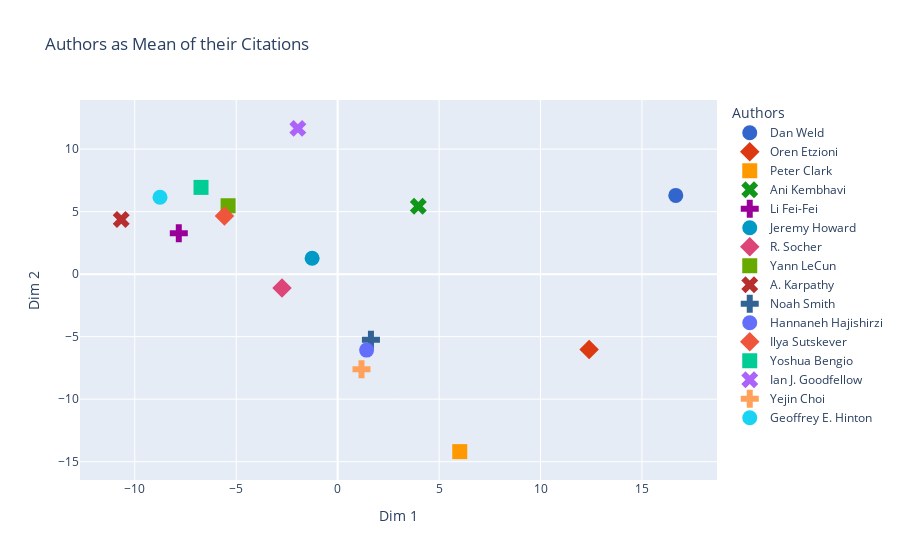

This figure's notebook cell:
### Markdown cell above
In the top left we have Turing award winners like Yann LeCun, Yoshua Bengio and Geoffrey Hinton.

In the middle we have Yejin, Hannaneh and Noah. Three leaders and significant contributors to AI2, we're not to surprised to see them cited similar work.

Interestingly in the top right we have Dan Weld and Ani Kembhavi. This appears to be due to some focus on intelligent agents. Dan will have to tell us more about his work here. Ani's is pretty clear with respect to THOR and the work he's been a part of on PRIOR.

In the bottom right we see Oren and Peter. Hey, they'r eboth CEOs, maybe that explains that. Kidding, their hard work and focus on Aristo and related domains like information extraction explains that.

All in all no huge surprises, but fun to visualize never the less.

## Author Clustering via Centroids

Next we'll graph authors by the mean embeddings of their citations. This acts to reduce the numbers the points we're visualization so that it's easier to examine the space occupied by a single author.

### Code cell
mean_reduced_embs = []
authors = list(author_paper_idx.keys())
for aname in authors:
    x=reduced_df[reduced_df["Cited By"]==aname]["Dim 1"].mean()
    y=reduced_df[reduced_df["Cited By"]==aname]["Dim 2"].mean()
    mean_reduced_embs.append((x,y))
    
fig=px.scatter(x=[c[0] for c in mean_reduced_embs], y=[c[1] for c in mean_reduced_embs], 
               labels= {"x": "Dim 1", "y": "Dim 2", "color": "Authors", "symbol": "Authors"},
               color=authors, symbol=authors, title="Authors as Mean of their Citations",
              color_discrete_sequence= px.colors.qualitative.G10+px.colors.qualitative.Plotly)
fig.update_traces(marker={'size': 15})
fig.show()

### Figure 1 — Plotly figure (JSON) as saved in the notebook; plotly's stock layout.template omitted (floating-point values rounded to 4 significant figures)
{"data": [{"hovertemplate": "Authors=Dan Weld<br>Dim 1=%{x}<br>Dim 2=%{y}<extra></extra>", "legendgroup": "Dan Weld", "marker": {"color": "#3366CC", "size": 15, "symbol": "circle"}, "mode": "markers", "name": "Dan Weld", "orientation": "v", "showlegend": true, "type": "scatter", "x": [16.67], "xaxis": "x", "y": [6.298], "yaxis": "y"}, {"hovertemplate": "Authors=Oren Etzioni<br>Dim 1=%{x}<br>Dim 2=%{y}<extra></extra>", "legendgroup": "Oren Etzioni", "marker": {"color": "#DC3912", "size": 15, "symbol": "diamond"}, "mode": "markers", "name": "Oren Etzioni", "orientation": "v", "showlegend": true, "type": "scatter", "x": [12.39], "xaxis": "x", "y": [-6.028], "yaxis": "y"}, {"hovertemplate": "Authors=Peter Clark<br>Dim 1=%{x}<br>Dim 2=%{y}<extra></extra>", "legendgroup": "Peter Clark", "marker": {"color": "#FF9900", "size": 15, "symbol": "square"}, "mode": "markers", "name": "Peter Clark", "orientation": "v", "showlegend": true, "type": "scatter", "x": [6.019], "xaxis": "x", "y": [-14.2], "yaxis": "y"}, {"hovertemplate": "Authors=Ani Kembhavi<br>Dim 1=%{x}<br>Dim 2=%{y}<extra></extra>", "legendgroup": "Ani Kembhavi", "marker": {"color": "#109618", "size": 15, "symbol": "x"}, "mode": "markers", "name": "Ani Kembhavi", "orientation": "v", "showlegend": true, "type": "scatter", "x": [3.975], "xaxis": "x", "y": [5.433], "yaxis": "y"}, {"hovertemplate": "Authors=Li Fei-Fei<br>Dim 1=%{x}<br>Dim 2=%{y}<extra></extra>", "legendgroup": "Li Fei-Fei", "marker": {"color": "#990099", "size": 15, "symbol": "cross"}, "mode": "markers", "name": "Li Fei-Fei", "orientation": "v", "showlegend": true, "type": "scatter", "x": [-7.831], "xaxis": "x", "y": [3.264], "yaxis": "y"}, {"hovertemplate": "Authors=Jeremy Howard<br>Dim 1=%{x}<br>Dim 2=%{y}<extra></extra>", "legendgroup": "Jeremy Howard", "marker": {"color": "#0099C6", "size": 15, "symbol": "circle"}, "mode": "markers", "name": "Jeremy Howard", "orientation": "v", "showlegend": true, "type": "scatter", "x": [-1.26], "xaxis": "x", "y": [1.268], "yaxis": "y"}, {"hovertemplate": "Authors=R. Socher<br>Dim 1=%{x}<br>Dim 2=%{y}<extra></extra>", "legendgroup": "R. Socher", "marker": {"color": "#DD4477", "size": 15, "symbol": "diamond"}, "mode": "markers", "name": "R. Socher", "orientation": "v", "showlegend": true, "type": "scatter", "x": [-2.743], "xaxis": "x", "y": [-1.11], "yaxis": "y"}, {"hovertemplate": "Authors=Yann LeCun<br>Dim 1=%{x}<br>Dim 2=%{y}<extra></extra>", "legendgroup": "Yann LeCun", "marker": {"color": "#66AA00", "size": 15, "symbol": "square"}, "mode": "markers", "name": "Yann LeCun", "orientation": "v", "showlegend": true, "type": "scatter", "x": [-5.401], "xaxis": "x", "y": [5.471], "yaxis": "y"}, {"hovertemplate": "Authors=A. Karpathy<br>Dim 1=%{x}<br>Dim 2=%{y}<extra></extra>", "legendgroup": "A. Karpathy", "marker": {"color": "#B82E2E", "size": 15, "symbol": "x"}, "mode": "markers", "name": "A. Karpathy", "orientation": "v", "showlegend": true, "type": "scatter", "x": [-10.67], "xaxis": "x", "y": [4.364], "yaxis": "y"}, {"hovertemplate": "Authors=Noah Smith<br>Dim 1=%{x}<br>Dim 2=%{y}<extra></extra>", "legendgroup": "Noah Smith", "marker": {"color": "#316395", "size": 15, "symbol": "cross"}, "mode": "markers", "name": "Noah Smith", "orientation": "v", "showlegend": true, "type": "scatter", "x": [1.64], "xaxis": "x", "y": [-5.245], "yaxis": "y"}, {"hovertemplate": "Authors=Hannaneh Hajishirzi<br>Dim 1=%{x}<br>Dim 2=%{y}<extra></extra>", "legendgroup": "Hannaneh Hajishirzi", "marker": {"color": "#636EFA", "size": 15, "symbol": "circle"}, "mode": "markers", "name": "Hannaneh Hajishirzi", "orientation": "v", "showlegend": true, "type": "scatter", "x": [1.426], "xaxis": "x", "y": [-6.074], "yaxis": "y"}, {"hovertemplate": "Authors=Ilya Sutskever<br>Dim 1=%{x}<br>Dim 2=%{y}<extra></extra>", "legendgroup": "Ilya Sutskever", "marker": {"color": "#EF553B", "size": 15, "symbol": "diamond"}, "mode": "markers", "name": "Ilya Sutskever", "orientation": "v", "showlegend": true, "type": "scatter", "x": [-5.581], "xaxis": "x", "y": [4.656], "yaxis": "y"}, {"hovertemplate": "Authors=Yoshua Bengio<br>Dim 1=%{x}<br>Dim 2=%{y}<extra></extra>", "legendgroup": "Yoshua Bengio", "marker": {"color": "#00CC96", "size": 15, "symbol": "square"}, "mode": "markers", "name": "Yoshua Bengio", "orientation": "v", "showlegend": true, "type": "scatter", "x": [-6.735], "xaxis": "x", "y": [6.94], "yaxis": "y"}, {"hovertemplate": "Authors=Ian J. Goodfellow<br>Dim 1=%{x}<br>Dim 2=%{y}<extra></extra>", "legendgroup": "Ian J. Goodfellow", "marker": {"color": "#AB63FA", "size": 15, "symbol": "x"}, "mode": "markers", "name": "Ian J. Goodfellow", "orientation": "v", "showlegend": true, "type": "scatter", "x": [-1.962], "xaxis": "x", "y": [11.66], "yaxis": "y"}, {"hovertemplate": "Authors=Yejin Choi<br>Dim 1=%{x}<br>Dim 2=%{y}<extra></extra>", "legendgroup": "Yejin Choi", "marker": {"color": "#FFA15A", "size": 15, "symbol": "cross"}, "mode": "markers", "name": "Yejin Choi", "orientation": "v", "showlegend": true, "type": "scatter", "x": [1.174], "xaxis": "x", "y": [-7.609], "yaxis": "y"}, {"hovertemplate": "Authors=Geoffrey E. Hinton<br>Dim 1=%{x}<br>Dim 2=%{y}<extra></extra>", "legendgroup": "Geoffrey E. Hinton", "marker": {"color": "#19D3F3", "size": 15, "symbol": "circle"}, "mode": "markers", "name": "Geoffrey E. Hinton", "orientation": "v", "showlegend": true, "type": "scatter", "x": [-8.758], "xaxis": "x", "y": [6.148], "yaxis": "y"}], "layout": {"legend": {"title": {"text": "Authors"}, "tracegroupgap": 0}, "title": {"text": "Authors as Mean of their Citations"}, "xaxis": {"anchor": "y", "domain": [0, 1], "title": {"text": "Dim 1"}}, "yaxis": {"anchor": "x", "domain": [0, 1], "title": {"text": "Dim 2"}}}}
